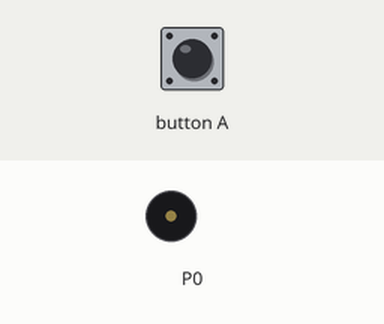
Recording of a program running on a simulated BBC micro:bit (MakeCode). On the bench: buzzer (waves = sounding). The test bench sets the inputs (shaded band).

Above: at 1.2 s.
1.3 s: button A pressed for 0.15 s
At 2.2 s:
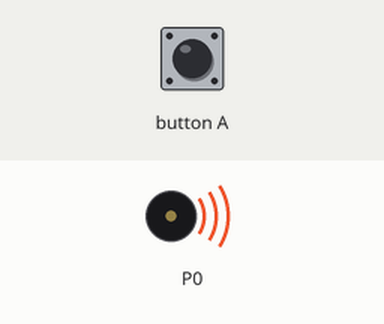
Timing chart, 0 to 7.5 s (numbered marks = the images above; inputs shaded):
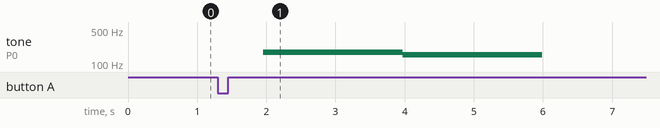

Measured:
- after the input at 1.3 s, tone on P0: silent → 175 Hz after 0.66 s, → 156 Hz 2.0 s later, → silent 2.0 s later

The program:

main.ts
```typescript
/**
 * 名探偵コナンのテーマ（伴奏）
 */
/**
 * 休符（1拍）
 */
/**
 * 休符（1/2拍）
 */
input.onButtonPressed(Button.A, function () {
    music.play(music.tonePlayable(0, music.beat(BeatFraction.Whole)), music.PlaybackMode.UntilDone)
    music.play(music.tonePlayable(175, music.beat(BeatFraction.Whole)), music.PlaybackMode.UntilDone)
    music.play(music.tonePlayable(175, music.beat(BeatFraction.Whole)), music.PlaybackMode.UntilDone)
    music.play(music.tonePlayable(175, music.beat(BeatFraction.Whole)), music.PlaybackMode.UntilDone)
    music.play(music.tonePlayable(175, music.beat(BeatFraction.Whole)), music.PlaybackMode.UntilDone)
    music.play(music.tonePlayable(156, music.beat(BeatFraction.Whole)), music.PlaybackMode.UntilDone)
    music.play(music.tonePlayable(156, music.beat(BeatFraction.Whole)), music.PlaybackMode.UntilDone)
    music.play(music.tonePlayable(156, music.beat(BeatFraction.Whole)), music.PlaybackMode.UntilDone)
    music.play(music.tonePlayable(156, music.beat(BeatFraction.Whole)), music.PlaybackMode.UntilDone)
})
```

test.ts
```typescript
// テストはここに来ます。このパッケージが拡張機能として使用されるときにはコンパイルされません。
```
